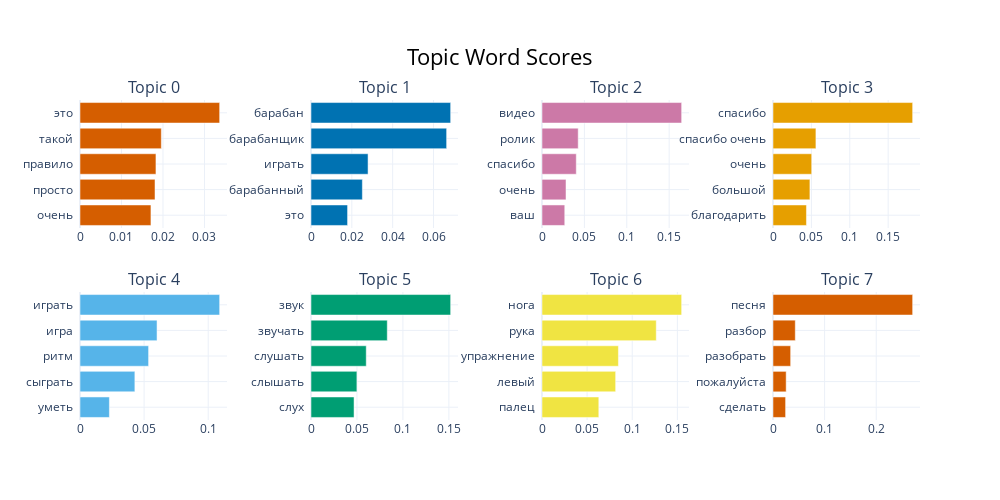

The notebook cell this image was saved under:
### Code cell
bertopic_tuned.visualize_barchart()

### Figure 1 — Plotly figure (JSON) as saved in the notebook; plotly's stock layout.template omitted (floating-point values rounded to 4 significant figures)
{"data": [{"marker": {"color": "#D55E00"}, "orientation": "h", "type": "bar", "x": [0.01709, 0.01808, 0.0183, 0.0196, 0.03365], "xaxis": "x", "y": ["очень  ", "просто  ", "правило  ", "такой  ", "это  "], "yaxis": "y"}, {"marker": {"color": "#0072B2"}, "orientation": "h", "type": "bar", "x": [0.01791, 0.02516, 0.02795, 0.06642, 0.06839], "xaxis": "x2", "y": ["это  ", "барабанный  ", "играть  ", "барабанщик  ", "барабан  "], "yaxis": "y2"}, {"marker": {"color": "#CC79A7"}, "orientation": "h", "type": "bar", "x": [0.02685, 0.02832, 0.04045, 0.04271, 0.1648], "xaxis": "x3", "y": ["ваш  ", "очень  ", "спасибо  ", "ролик  ", "видео  "], "yaxis": "y3"}, {"marker": {"color": "#E69F00"}, "orientation": "h", "type": "bar", "x": [0.04358, 0.04808, 0.05041, 0.05592, 0.1819], "xaxis": "x4", "y": ["благодарить  ", "большой  ", "очень  ", "спасибо очень  ", "спасибо  "], "yaxis": "y4"}, {"marker": {"color": "#56B4E9"}, "orientation": "h", "type": "bar", "x": [0.02292, 0.0428, 0.05351, 0.0601, 0.1089], "xaxis": "x5", "y": ["уметь  ", "сыграть  ", "ритм  ", "игра  ", "играть  "], "yaxis": "y5"}, {"marker": {"color": "#009E73"}, "orientation": "h", "type": "bar", "x": [0.04684, 0.04993, 0.06009, 0.08298, 0.1519], "xaxis": "x6", "y": ["слух  ", "слышать  ", "слушать  ", "звучать  ", "звук  "], "yaxis": "y6"}, {"marker": {"color": "#F0E442"}, "orientation": "h", "type": "bar", "x": [0.06296, 0.08161, 0.08469, 0.1266, 0.1548], "xaxis": "x7", "y": ["палец  ", "левый  ", "упражнение  ", "рука  ", "нога  "], "yaxis": "y7"}, {"marker": {"color": "#D55E00"}, "orientation": "h", "type": "bar", "x": [0.02442, 0.02551, 0.03419, 0.04319, 0.2705], "xaxis": "x8", "y": ["сделать  ", "пожалуйста  ", "разобрать  ", "разбор  ", "песня  "], "yaxis": "y8"}], "layout": {"annotations": [{"font": {"size": 16}, "showarrow": false, "text": "Topic 0", "x": 0.0875, "xanchor": "center", "xref": "paper", "y": 1, "yanchor": "bottom", "yref": "paper"}, {"font": {"size": 16}, "showarrow": false, "text": "Topic 1", "x": 0.3625, "xanchor": "center", "xref": "paper", "y": 1, "yanchor": "bottom", "yref": "paper"}, {"font": {"size": 16}, "showarrow": false, "text": "Topic 2", "x": 0.6375, "xanchor": "center", "xref": "paper", "y": 1, "yanchor": "bottom", "yref": "paper"}, {"font": {"size": 16}, "showarrow": false, "text": "Topic 3", "x": 0.9125, "xanchor": "center", "xref": "paper", "y": 1, "yanchor": "bottom", "yref": "paper"}, {"font": {"size": 16}, "showarrow": false, "text": "Topic 4", "x": 0.0875, "xanchor": "center", "xref": "paper", "y": 0.4, "yanchor": "bottom", "yref": "paper"}, {"font": {"size": 16}, "showarrow": false, "text": "Topic 5", "x": 0.3625, "xanchor": "center", "xref": "paper", "y": 0.4, "yanchor": "bottom", "yref": "paper"}, {"font": {"size": 16}, "showarrow": false, "text": "Topic 6", "x": 0.6375, "xanchor": "center", "xref": "paper", "y": 0.4, "yanchor": "bottom", "yref": "paper"}, {"font": {"size": 16}, "showarrow": false, "text": "Topic 7", "x": 0.9125, "xanchor": "center", "xref": "paper", "y": 0.4, "yanchor": "bottom", "yref": "paper"}], "height": 500, "hoverlabel": {"bgcolor": "white", "font": {"family": "Rockwell", "size": 16}}, "showlegend": false, "title": {"font": {"color": "Black", "size": 22}, "text": "Topic Word Scores", "x": 0.5, "xanchor": "center", "yanchor": "top"}, "width": 1000, "xaxis": {"anchor": "y", "domain": [0, 0.175], "showgrid": true}, "xaxis2": {"anchor": "y2", "domain": [0.275, 0.45], "showgrid": true}, "xaxis3": {"anchor": "y3", "domain": [0.55, 0.725], "showgrid": true}, "xaxis4": {"anchor": "y4", "domain": [0.825, 1], "showgrid": true}, "xaxis5": {"anchor": "y5", "domain": [0, 0.175], "showgrid": true}, "xaxis6": {"anchor": "y6", "domain": [0.275, 0.45], "showgrid": true}, "xaxis7": {"anchor": "y7", "domain": [0.55, 0.725], "showgrid": true}, "xaxis8": {"anchor": "y8", "domain": [0.825, 1], "showgrid": true}, "yaxis": {"anchor": "x", "domain": [0.6, 1], "showgrid": true}, "yaxis2": {"anchor": "x2", "domain": [0.6, 1], "showgrid": true}, "yaxis3": {"anchor": "x3", "domain": [0.6, 1], "showgrid": true}, "yaxis4": {"anchor": "x4", "domain": [0.6, 1], "showgrid": true}, "yaxis5": {"anchor": "x5", "domain": [0, 0.4], "showgrid": true}, "yaxis6": {"anchor": "x6", "domain": [0, 0.4], "showgrid": true}, "yaxis7": {"anchor": "x7", "domain": [0, 0.4], "showgrid": true}, "yaxis8": {"anchor": "x8", "domain": [0, 0.4], "showgrid": true}}}
